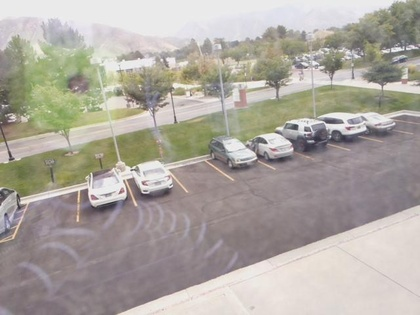
%> input picture A2/Assignment2_CadeParkison/im1.jpg, 420 x 315 px, shrunk from 640 x 480 before the run
$ octave --eval "result = CS6640_Harris(imread('im1.jpg'));"   (GNU Octave 9; MATLAB toolbox functions it lacks are replaced by stand-ins)
%> lines starting %> are read from the running program, lines starting %| are printed output that depends on the picture
function H_im = CS6640_Harris(im)
% CS6640_Harris - compute Harris operator at each pixel
% On input:
%     im (MxN array): graylevel image
% On output:
%     H_im (MxN array): Harris value (normalized)
% Call:
%     H = CS6640_Harris(im);
% Author:
%     Cade Parkison
%     UU
%     Fall 2018
%

% Convert to grayscale if not already grayscale
if size(im,3) == 3
    img=rgb2gray(im2double(im));
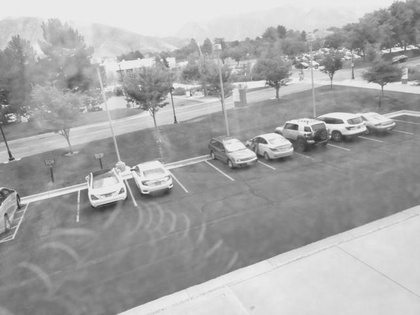
%> img: size 315x420 double; min 0.185, max 0.972, mean 0.66
else
    img = im2double(im);
end

[dx, dy] = gradient(img);
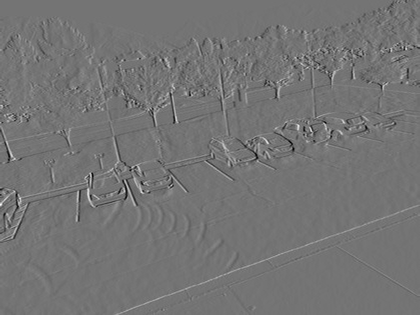
%> dx: size 315x420 double; min -0.307, max 0.365, mean 0.000186; drawn with min black and max white
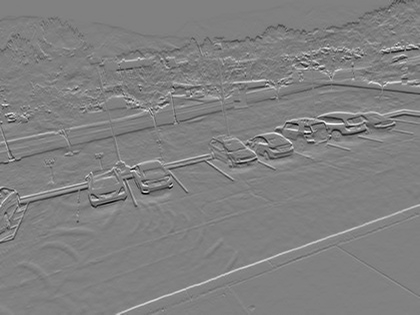
%> dy: size 315x420 double; min -0.338, max 0.33, mean -0.00047; drawn with min black and max white
[dxx, dxy] = gradient(dx);
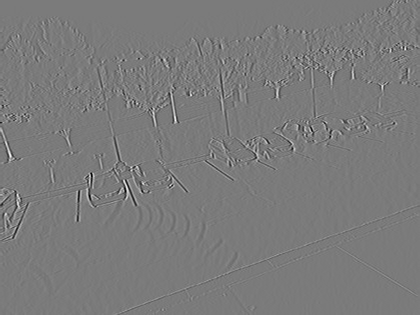
%> dxx: size 315x420 double; min -0.247, max 0.264, mean -1.03e-05; drawn with min black and max white
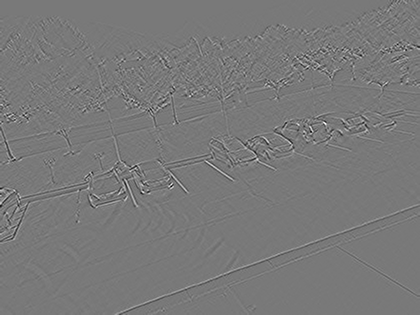
%> dxy: size 315x420 double; min -0.197, max 0.217, mean 3.57e-06; drawn with min black and max white
[dyx, dyy] = gradient(dy);
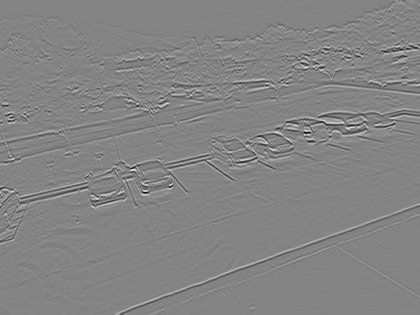
%> dyy: size 315x420 double; min -0.3, max 0.279, mean 1.51e-05; drawn with min black and max white

[h,w] = size(img);
%> h = 315; w = 420

% Harris Values
H_im = zeros(h,w);

for i = 1:h
    for j = 1:w
        Hess = [ dxx(i,j), dxy(i,j); dyx(i,j), dyy(i,j)];
        H_im(i,j) = det(Hess) - 0.05*trace(Hess)^2;
    end
end
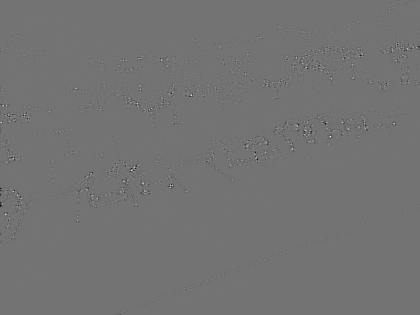
%> H_im: size 315x420 double; min -0.0317, max 0.0382, mean -8.64e-05; drawn with min black and max white
